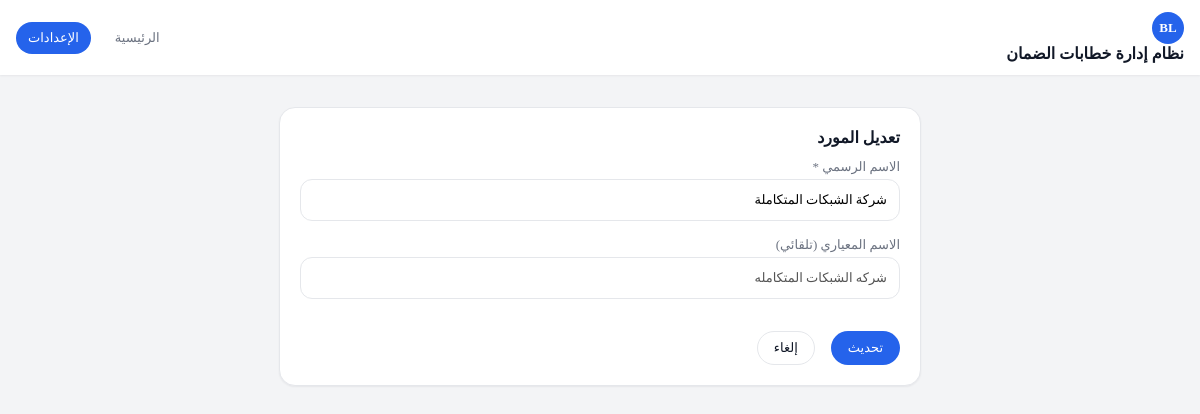
The app's page /settings/supplier-form.php?id=5 with its own data.
### tables this page shows
CREATE TABLE suppliers (
    id INTEGER PRIMARY KEY AUTOINCREMENT,
    official_name TEXT NOT NULL,
    display_name TEXT,
    normalized_name TEXT NOT NULL,
    is_confirmed INTEGER DEFAULT 0,
    created_at TEXT DEFAULT CURRENT_TIMESTAMP,
    updated_at TEXT DEFAULT CURRENT_TIMESTAMP
, supplier_normalized_key TEXT);

### app/Repositories/SupplierRepository.php (called while the page is built, shortened)
<?php
class SupplierRepository
{
    public function find(int $id): ?Supplier
    {
        $pdo = Database::connection();
        $stmt = $pdo->prepare('SELECT * FROM suppliers WHERE id = :id LIMIT 1');
        $stmt->execute(['id' => $id]);
        $row = $stmt->fetch(PDO::FETCH_ASSOC);
        return $this->map($row);
    }
    private function map(array $row): Supplier
    {
        return new Supplier(
            (int) $row['id'],
            $row['official_name'],
            $row['display_name'] ?? null,
            $row['normalized_name'],
            $row['supplier_normalized_key'] ?? null,
            (int) $row['is_confirmed'],
            $row['created_at'] ?? null,
        );
    }
}

### app/Support/autoload.php (called while the page is built, shortened)
<?php
spl_autoload_register(function (string $class): void {
    $prefix = 'App\\';
    $baseDir = __DIR__ . '/../';
    if (str_starts_with($class, $prefix)) {
        $relative = substr($class, strlen($prefix));
        $path = $baseDir . str_replace('\\', '/', $relative) . '.php';
    }
});

### www/settings/supplier-form.php (the view, shortened to what this page needs)
<?php
require_once __DIR__ . '/../../app/Support/autoload.php';
$suppliers = new SupplierRepository();
$id = isset($_GET['id']) ? (int) $_GET['id'] : null;
$supplier = $id ? $suppliers->find($id) : null;
$isEdit = $supplier !== null;
?>
<!doctype html>
<html lang="ar" dir="rtl">
<head>
    <link rel="stylesheet" href="/assets/css/style.css">
</head>
<body class="app-shell">
    <header class="app-header">
        <div class="app-header-inner">
            <div>
                <span class="app-logo">BL</span>
                <span class="app-title">نظام إدارة خطابات الضمان</span>
            </div>
            <nav class="app-nav">
                <a href="/" class="app-nav-link">الرئيسية</a>
                <a href="/settings.php?tab=suppliers" class="app-nav-link is-active">الإعدادات</a>
            </nav>
        </div>
    </header>
    <main class="app-main">
        <div class="app-container">
            <div class="form-card card">
                <div class="card-header">
                    <h2 class="card-title"><?= $isEdit ? 'تعديل المورد' : 'إضافة مورد جديد' ?></h2>
                </div>
                <form method="POST">
                    <div class="form-group">
                        <label class="form-label">الاسم الرسمي *</label>
                        <input type="text" name="official_name" class="form-control" required
                               value="<?= htmlspecialchars($supplier->officialName ?? $_POST['official_name'] ?? '') ?>">
                    </div>
                    <?php if ($isEdit): ?>
                    <div class="form-group" style="margin-top: 1rem;">
                        <label class="form-label">الاسم المعياري (تلقائي)</label>
                        <input type="text" class="form-control" disabled
                               value="<?= htmlspecialchars($supplier->normalizedName ?? '') ?>">
                    </div>
                    <?php endif; ?>
                    <div class="form-actions">
                        <button type="submit" class="btn btn-primary"><?= $isEdit ? 'تحديث' : 'إضافة' ?></button>
                        <a href="/settings.php?tab=suppliers" class="btn btn-secondary">إلغاء</a>
                    </div>
                </form>
            </div>
        </div>
    </main>
</body>
</html>

### www/assets/css/style.css (style rules this page uses)
:root { --color-bg-main: #f3f4f6; --color-bg-elevated: #ffffff; --color-border: #e5e7eb; --color-border-strong: #cbd5e1; --color-primary: #2563eb; --color-primary-hover: #1d4ed8; --color-primary-soft: #dbeafe; --color-accent: #0ea5e9; --color-text-main: #111827; --color-text-muted: #6b7280; --color-text-inverse: #ffffff; --color-success: #059669; --color-success-soft: #d1fae5; --color-warning: #d97706; --color-warning-soft: #fef3c7; --color-danger: #dc2626; --color-danger-soft: #fee2e2; --color-info: #0ea5e9; --color-info-soft: #e0f2fe; --color-status-review: #f97316; --color-status-ready: #16a34a; --color-status-conflict: #dc2626; --font-size-xs: 12px; --font-size-sm: 13px; --font-size-md: 14px; --font-size-lg: 16px; --font-size-xl: 18px; --font-size-2xl: 22px; --radius-sm: 8px; --radius-md: 12px; --radius-lg: 16px; --radius-xl: 20px; --shadow-sm: 0 1px 2px rgba(15, 23, 42, 0.06); --shadow-md: 0 4px 10px rgba(15, 23, 42, 0.08); --space-xxs: 4px; --space-xs: 8px; --space-sm: 12px; --space-md: 16px; --space-lg: 20px; --space-xl: 24px; --space-2xl: 32px; --transition-fast: 150ms ease-out; --transition-normal: 200ms ease-out; --layout-max-width: 1200px; }
body.app-shell { margin: 0; padding: 0; margin: 0; padding: 0; background-color: var(--color-bg-main); color: var(--color-text-main); }
.app-main { padding: 0 var(--space-md) var(--space-xl) var(--space-md); }
.app-container { max-width: var(--layout-max-width); margin: 0 auto; }
.app-header { position: sticky; top: 0; z-index: 50; background-color: var(--color-bg-elevated); box-shadow: var(--shadow-sm); }
.app-header-inner { max-width: var(--layout-max-width); margin: 0 auto; padding: var(--space-sm) var(--space-md); display: flex; align-items: center; justify-content: space-between; gap: var(--space-md); }
.app-logo { width: 32px; height: 32px; border-radius: var(--radius-lg); background: var(--color-primary); color: var(--color-text-inverse); display: flex; align-items: center; justify-content: center; font-weight: 700; font-size: var(--font-size-sm); }
.app-title { font-size: var(--font-size-lg); font-weight: 700; }
.app-nav { display: flex; gap: var(--space-sm); flex-wrap: wrap; }
.app-nav-link { font-size: var(--font-size-sm); padding: var(--space-xs) var(--space-sm); border-radius: 999px; text-decoration: none; color: var(--color-text-muted); transition: background-color var(--transition-fast), color var(--transition-fast); }
.app-nav-link.is-active { background-color: var(--color-primary); color: var(--color-text-inverse); }
.card { background-color: var(--color-bg-elevated); border: 1px solid var(--color-border); border-radius: var(--radius-lg); box-shadow: var(--shadow-sm); padding: var(--space-lg); margin-bottom: var(--space-lg); }
.card-header { display: flex; align-items: center; justify-content: space-between; gap: var(--space-md); margin-bottom: var(--space-sm); flex-wrap: wrap; }
.card-title { font-size: var(--font-size-lg); font-weight: 600; margin: 0; }
.btn { display: inline-flex; align-items: center; justify-content: center; gap: var(--space-xs); border-radius: 999px; border: 1px solid transparent; cursor: pointer; font-family: inherit; font-size: var(--font-size-sm); padding: 8px 16px; transition: background-color var(--transition-fast), box-shadow var(--transition-fast), transform var(--transition-fast); text-decoration: none; }
.btn-primary { background-color: var(--color-primary); color: var(--color-text-inverse); }
.btn-secondary { background-color: var(--color-bg-elevated); color: var(--color-text-main); border-color: var(--color-border); }
.form-group { display: flex; flex-direction: column; gap: 4px; }
.form-label { font-size: var(--font-size-sm); color: var(--color-text-muted); }
.form-control, .input, .select, .textarea, select, textarea { border-radius: var(--radius-md); border: 1px solid var(--color-border); padding: var(--space-sm); font-family: inherit; font-size: var(--font-size-sm); background-color: var(--color-bg-elevated); transition: border-color var(--transition-fast), box-shadow var(--transition-fast); }

### www/settings/supplier-form.php (style rules this page uses)
.form-card { max-width: 600px; margin: 2rem auto; }
.form-actions { display: flex; gap: 1rem; margin-top: 2rem; }

### records on screen
suppliers: official_name "شركة الشبكات المتكاملة", normalized_name "شركه الشبكات المتكامله"
